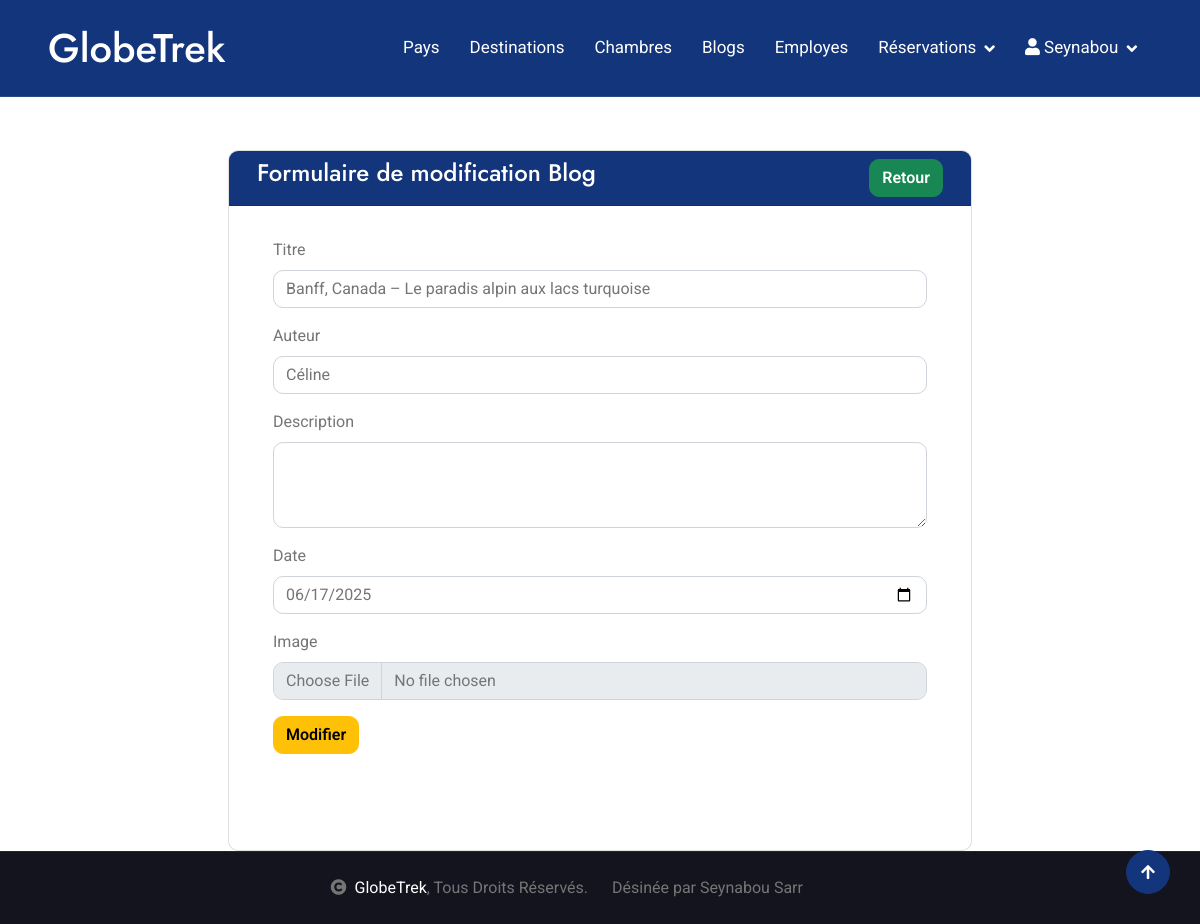
Page /?page=blogAdmin&type=edit&id=1 (signed in) on the committed database.
### tables this page shows
CREATE TABLE `blogs` (
  `id` int(11) NOT NULL,
  `titre` varchar(255) NOT NULL,
  `auteur` varchar(255) NOT NULL,
  `description` text NOT NULL,
  `date` date NOT NULL,
  `image` varchar(255) NOT NULL
);

### controllers/blogAdmincontroller.php (called while the page is built, shortened)
<?php
if (isset($_GET["type"])){
    if (isset($_GET["id"])){
        $b = recupererUnBlog($_GET["id"]);
    }
}
require_once("views/blogAdmin.php");
require_once("views/includes/entete.php");

### models/database.php (called while the page is built, shortened)
<?php
try {
$db = new PDO("mysql:host=localhost;dbname=c10_globetrek", "root", "");
} catch (PDOException $e) {
    echo "Erreur: ".$e->getMessage()." a la ligne ".__LINE__;
}
function recupererUnBlog($id){
    global $db;
    try {
        $q = $db->prepare("SELECT * FROM blogs WHERE id =:id");
        $q->execute([
            "id" => $id
        ]);
        return $q->fetch(PDO::FETCH_OBJ);
    } catch (PDOException $e) {
        setmessage("Erreur: " . $e->getMessage() . " à la ligne " . __LINE__, "danger");
    }
}

### views/ajoutblog.php (the view)
<div class="card-body">
    <div class="row mb-5">
        <form action="" method="post" enctype="multipart/form-data">
            <div class="mb-3 form-group">
                <label for="texte" class="form-label">Titre</label>
                <input type="text" value="<?= isset($b) ? $b->titre : '' ?>" class="form-control" id="titre" name="titre" required>
            </div>
            <div class="mb-3 form-group">
                <label for="auteur" class="form-label">Auteur</label>
                <input type="text" value="<?= isset($b) ? $b->auteur : '' ?>" class="form-control" id="auteur" name="auteur" required>
            </div>
            <div class="mb-3 form-group">
                <label for="description" class="form-label">Description</label>
                <textarea class="form-control" value="<?= isset($b) ? $b->description : '' ?>" id="description" name="description" rows="3" required></textarea>
            </div>
            <div class="mb-3 form-group">
                <label for="date" class="form-label">Date</label>
                <input type="date" value="<?= isset($b) ? $b->date : '' ?>" class="form-control" id="date" name="date" required>
            </div>
            <div class="mb-3 form-group">
                <label for="image" class="form-label">Image</label>
                <input type="file" class="form-control" id="image" name="image" accept=".jpg,.jpeg,.png,.gif">
            </div>
            <?php if ($_GET["type"] == "add"): ?>
            <div class="mb-3 form-group">
                <button type="submit" name="ajouter" class="btn btn-primary">Ajouter un blog</button>
            </div>
            <?php else: ?>
            <div class="mb-3 form-group">
                <button type="submit" name="modifier" class="btn btn-warning">Modifier</button>
            </div>
            <?php endif; ?>
        </form>
    </div>
</div>

### assets/css/style.css (style rules this page uses)
.btn { font-weight: 600; transition: .5s; }

### rows in the picture
blogs: titre "Banff, Canada – Le paradis alpin aux lacs turquoise", auteur "Céline", date "06/17/2025"

### other values in the picture
$_SESSION["user"]->prenom "Seynabou"
$titre "Formulaire de modification Blog"
